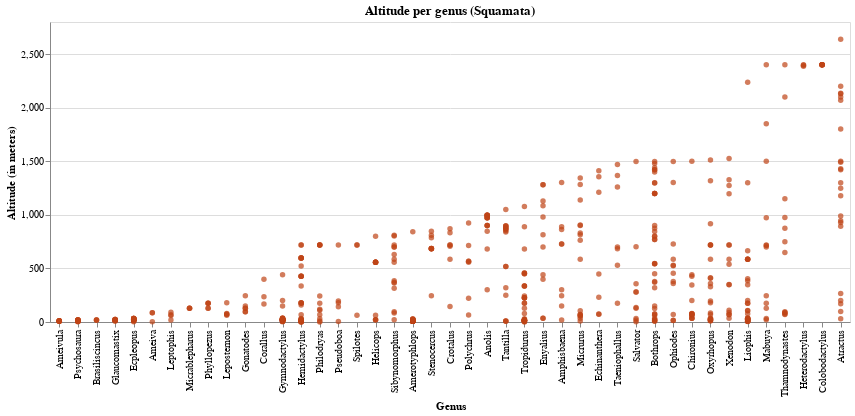

The cell this chart's notebook holds for it:
### Markdown cell above
#### grupo de maior dispersão

coincide com grupo com mais de 2 pontos

### Code cell
# ordering x-axis per mean altitude
temp = alt.Chart(squamata[(squamata['genero_atual'].isin(grupo1))], width= 800,
                 title='Altitude per genus (Squamata)').mark_circle(color= cores[0]).encode(
    x = alt.X('genero_atual', type='nominal', title='Genus',
             sort=alt.EncodingSortField('altitude', op='max', order="ascending")),
    y = alt.Y('altitude', type='quantitative', title='Altitude (in meters)'),
    tooltip = alt.Tooltip(['numero_catalogo','especie_atual','subespecie_atual', 
                           'ordem', 'subordem',
                            'qualificador_atual', 'ano_coleta','altitude'])
)

temp.save('./graphs/altitude/genus/altitude_per_genus-maior-var.html')
temp

### Figure 1 — Vega-Lite specification as saved in the notebook (floating-point values rounded to 4 significant figures; data arrays with more than 128 entries replaced by an {"elided": "..."} marker saying what was removed)
{"config": {"view": {"continuousWidth": 400, "continuousHeight": 300}}, "data": {"name": "data-a7010b041036a12bba37b18a834186e8"}, "mark": {"type": "circle", "color": "#BF4417"}, "encoding": {"tooltip": [{"type": "quantitative", "field": "numero_catalogo"}, {"type": "nominal", "field": "especie_atual"}, {"type": "nominal", "field": "subespecie_atual"}, {"type": "nominal", "field": "ordem"}, {"type": "nominal", "field": "subordem"}, {"type": "nominal", "field": "qualificador_atual"}, {"type": "quantitative", "field": "ano_coleta"}, {"type": "quantitative", "field": "altitude"}], "x": {"type": "nominal", "field": "genero_atual", "sort": {"field": "altitude", "op": "max", "order": "ascending"}, "title": "Genus"}, "y": {"type": "quantitative", "field": "altitude", "title": "Altitude (in meters)"}}, "title": "Altitude per genus (Squamata)", "width": 800, "$schema": "https://vega.github.io/schema/vega-lite/v4.8.1.json", "datasets": {"data-a7010b041036a12bba37b18a834186e8": {"elided": "593 records"}}}
